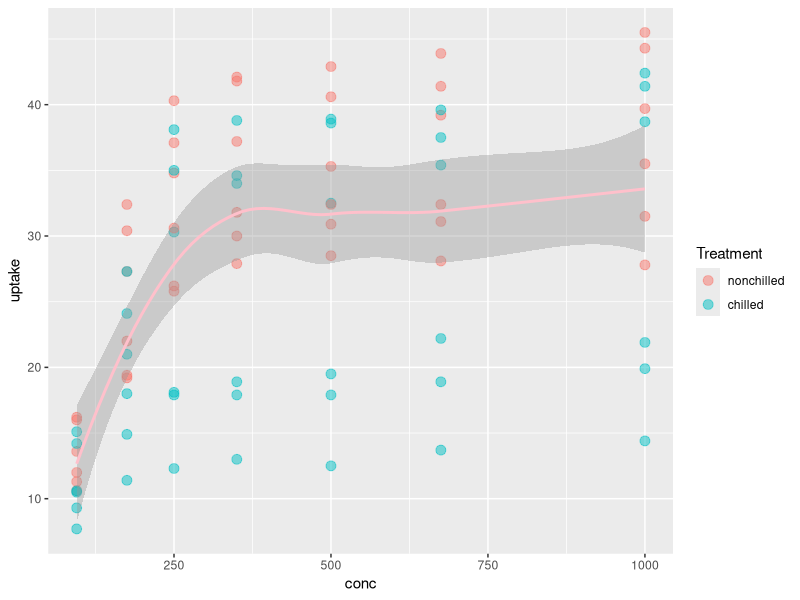

This figure's R source:
## ---- chunk 1
knitr::opts_chunk$set(echo = TRUE)
library(knitr)
## ---- chunk 2
library(knitr)
kable(head(CO2))
## ---- chunk 3
library(ggplot2)

ggplot(CO2, aes(conc, uptake, colour = Treatment)) +
  geom_point(size = 3, alpha = 0.5) +
  geom_smooth(color = "pink")
  
